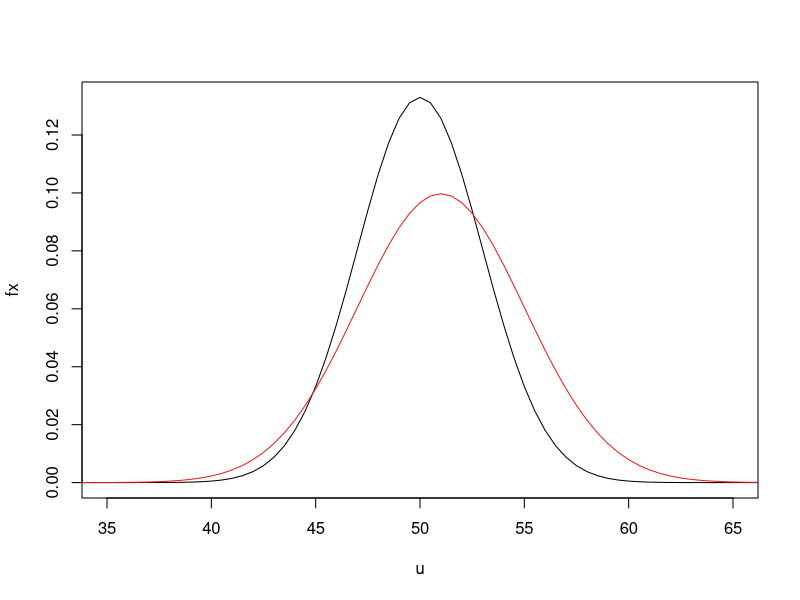
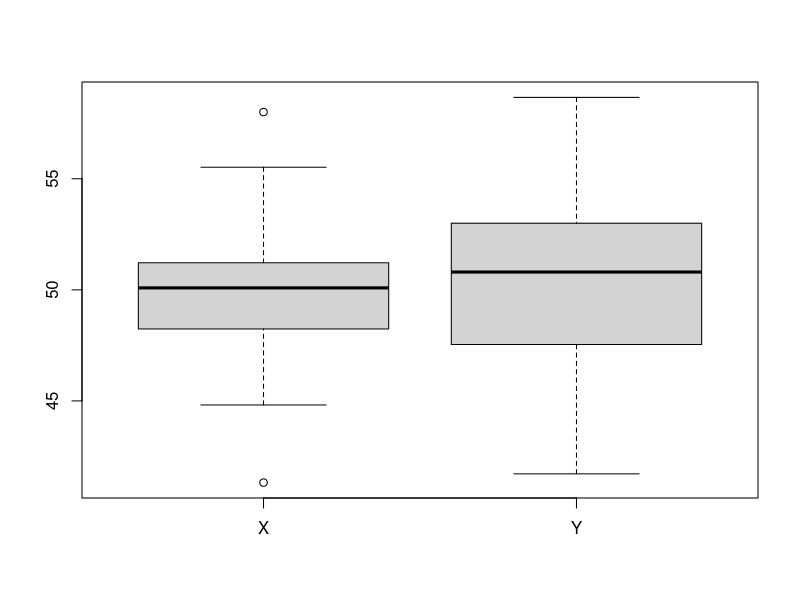

Write R code to recreate these figures, in order.
#--------------one sample t test--------------

# setting seed
seed <- 8
set.seed(seed = seed)

# generation of data
a <- rnorm(
    65,
    mean = 25.3,
    sd = 1.1
)

# our target mean
mu0 <- 24

# we are testing our data (with mean 25.1 and sd 1.1)
# with a predefined mean equal to 24
print(t.test(a, mu = mu0))

#--------------two samples t test--------------

# setting seed
seed <- 50
set.seed(50)

# generation of data sample 1
x <- rnorm(
    45,
    mean = 50,
    sd = 3
)

# generation of data sample 2
y <- rnorm(
    53,
    mean = 51,
    sd = 4
)

u <- seq(
    0,
    90,
    by = 0.5
)

fx <- dnorm(
    u,
    50,
    3
)

fy <- dnorm(
    u,
    51,
    4
)

plot(
    u,
    fx,
    type = "l",
    xlim = c(35, 65)
)

points(
    u,
    fy,
    type = "l",
    col = "#EB1C1C"
)

t.test(x, y)
boxplot(
    x,
    y,
    names = c("X", "Y")
)